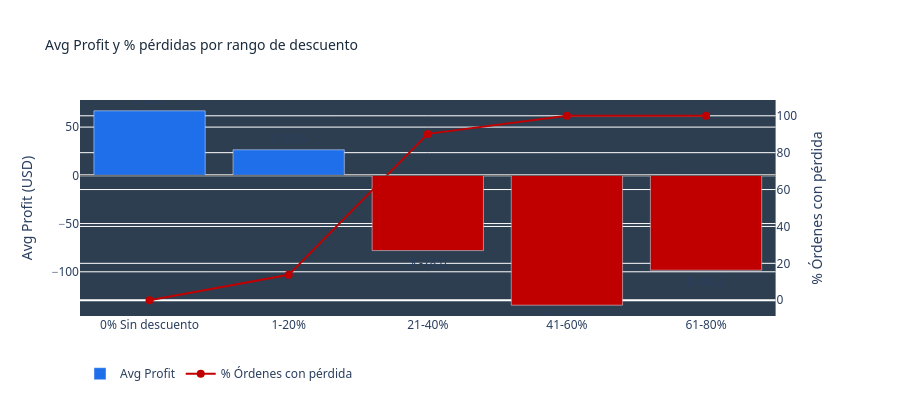

Here is the notebook cell this chart was saved with:
### Code cell
df['rango_descuento'] = pd.cut(
    df['Discount'],
    bins=[-0.01, 0, 0.20, 0.40, 0.60, 1.0],
    labels=['0% Sin descuento','1-20%','21-40%','41-60%','61-80%']
)

h2 = df.groupby('rango_descuento', observed=True).agg(
    avg_profit  =('Profit','mean'),
    pct_perdida =('Profit', lambda x: (x<0).mean()*100),
    total_ordenes=('Sales','count')
).reset_index()

fig_h2 = make_subplots(specs=[[{"secondary_y": True}]])
fig_h2.add_trace(go.Bar(
    x=h2['rango_descuento'], y=h2['avg_profit'],
    name='Avg Profit',
    marker_color=[COLORS['alert_red'] if v < 0 else COLORS['sales'] 
                  for v in h2['avg_profit']],
    text=h2['avg_profit'].apply(lambda x: f"$ {x:,.1f}"),
    textposition='outside'
), secondary_y=False)
fig_h2.add_trace(go.Scatter(
    x=h2['rango_descuento'], y=h2['pct_perdida'],
    name='% Órdenes con pérdida',
    mode='lines+markers',
    line=dict(color=COLORS['alert_red'], width=2),
    marker=dict(size=8)
), secondary_y=True)
fig_h2.add_hline(y=0, line_color=COLORS['text_sec'], line_width=1)
fig_h2.update_layout(
    title=dict(text="Avg Profit y % pérdidas por rango de descuento",
               font=dict(color=COLORS['text_title'], size=14)),
    plot_bgcolor=COLORS['bg_canvas'],
    paper_bgcolor=COLORS['bg_card'],
    font=dict(family='Segoe UI'),
    height=400,
    legend=dict(orientation='h', y=-0.2)
)
fig_h2.update_yaxes(title_text="Avg Profit (USD)", secondary_y=False)
fig_h2.update_yaxes(title_text="% Órdenes con pérdida", secondary_y=True)
fig_h2.show()

### Figure 1 — Plotly figure (JSON) as saved in the notebook; plotly's stock layout.template omitted (floating-point values rounded to 4 significant figures)
{"data": [{"marker": {"color": ["#1F6FEB", "#1F6FEB", "#C00000", "#C00000", "#C00000"]}, "name": "Avg Profit", "text": ["$ 66.9", "$ 26.5", "$ -78.0", "$ -134.6", "$ -98.3"], "textposition": "outside", "type": "bar", "x": ["0% Sin descuento", "1-20%", "21-40%", "41-60%", "61-80%"], "xaxis": "x", "y": [66.9, 26.5, -78.01, -134.6, -98.35], "yaxis": "y"}, {"line": {"color": "#C00000", "width": 2}, "marker": {"size": 8}, "mode": "lines+markers", "name": "% Órdenes con pérdida", "type": "scatter", "x": ["0% Sin descuento", "1-20%", "21-40%", "41-60%", "61-80%"], "xaxis": "x", "y": [0.0, 13.75, 90.2, 100.0, 100.0], "yaxis": "y2"}], "layout": {"font": {"family": "Segoe UI"}, "height": 400, "legend": {"orientation": "h", "y": -0.2}, "paper_bgcolor": "#FFFFFF", "plot_bgcolor": "#2D3E50", "shapes": [{"line": {"color": "#595959", "width": 1}, "type": "line", "x0": 0, "x1": 1, "xref": "x domain", "y0": 0, "y1": 0, "yref": "y"}], "title": {"font": {"color": "#1A2B3C", "size": 14}, "text": "Avg Profit y % pérdidas por rango de descuento"}, "xaxis": {"anchor": "y", "domain": [0, 0.94]}, "yaxis": {"anchor": "x", "domain": [0, 1], "title": {"text": "Avg Profit (USD)"}}, "yaxis2": {"anchor": "x", "overlaying": "y", "side": "right", "title": {"text": "% Órdenes con pérdida"}}}}
